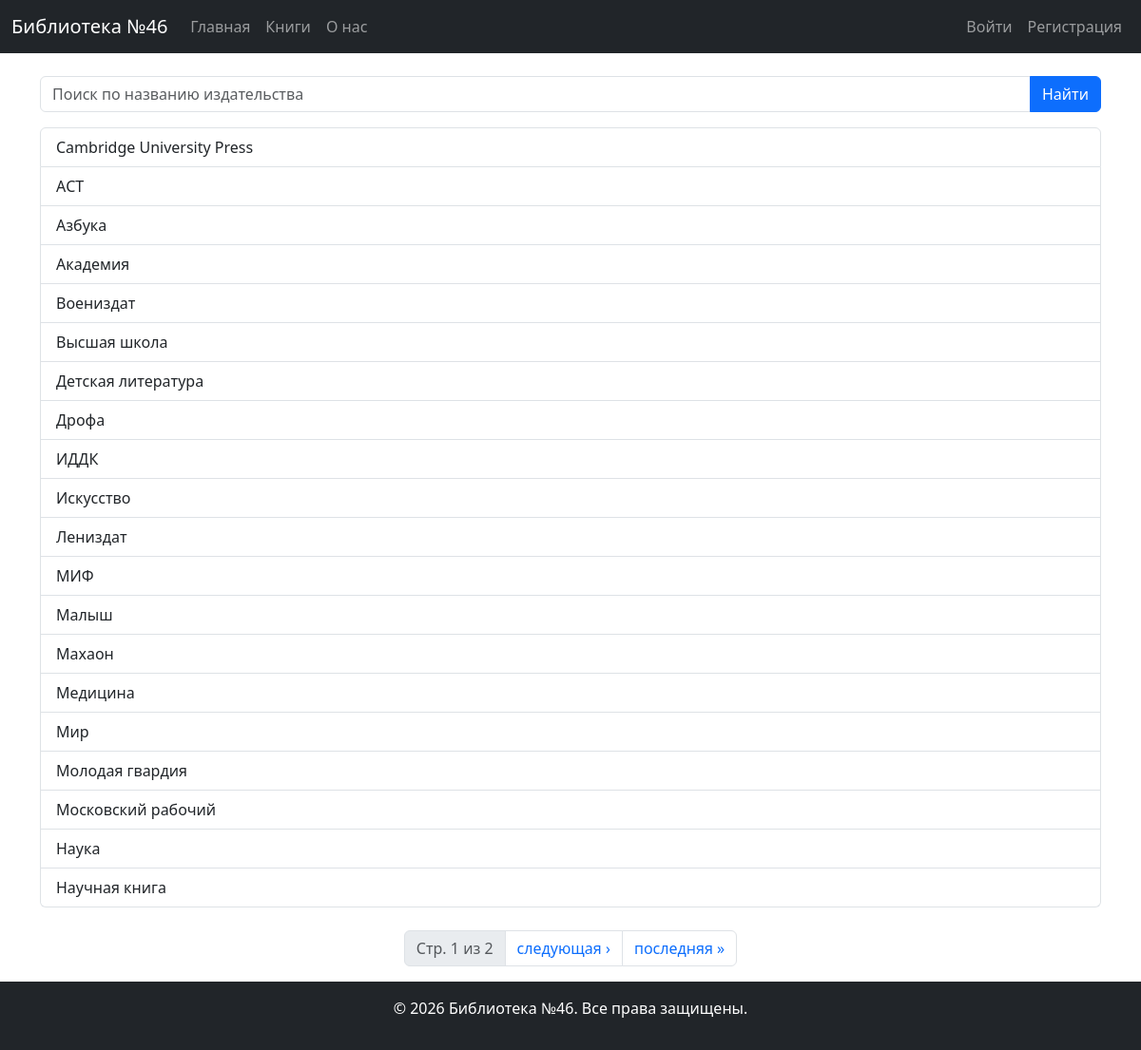
The app's page /publishers/, older data.
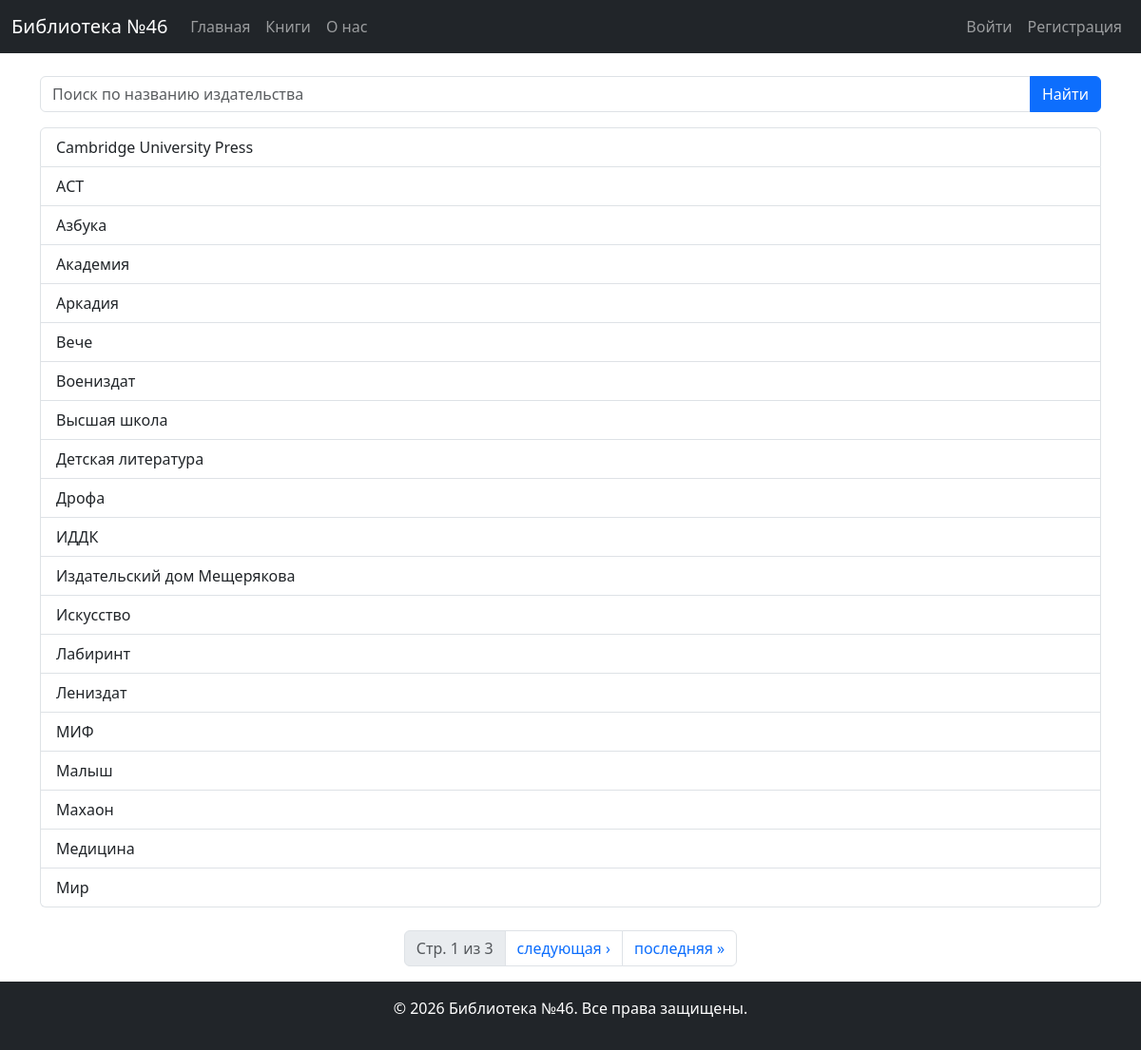
The same page, newer data.
### lib_app/models.py (models this page shows, shortened)
class Publisher(models.Model):
    name = models.CharField(
        'Название издательства',
        max_length=64,
        unique=True
    )
    class Meta:
        verbose_name = 'Издательство'
        verbose_name_plural = 'Издательства'
        ordering = ['name']

### lib_app/views.py (the view)
# urls.py: path('publishers/', PublisherListView.as_view(), name='publisher_list'),
class PublisherListView(ListView):
    model = Publisher
    template_name = 'lib_app/publisher_list.html'
    context_object_name = 'publishers'   # вместо object_list
    paginate_by = 20                     # выводим по 20 позиций
    def get_queryset(self):
        queryset = Publisher.objects.all().order_by('name')
        query = self.request.GET.get('q', '').strip()
        if query:
            queryset = queryset.filter(name__icontains=query)
        return queryset
    def get_context_data(self, **kwargs):
        context = super().get_context_data(**kwargs)
        query = self.request.GET.get('q', '').strip()
        context['title'] = 'Список издательств'
        context['search_query'] = query  # чтобы отобразить запрос в форме
        return context

### lib_app/templates/lib_app/publisher_list.html (shortened to what this page needs)
{% extends "base.html" %}
{% block content %}
    <form method="get" class="mb-3">
        <div class="input-group">
            <input type="search"
                   name="q"
                   value="{{ search_query|default:'' }}"
                   placeholder="Поиск по названию издательства"
                   class="form-control">
            <button type="submit" class="btn btn-primary">Найти</button>
        </div>
    </form>
    {% if publishers %}
        <ul class="list-group">
            {% for publisher in publishers %}
                <li class="list-group-item d-flex justify-content-between align-items-center">
                    <div>
                        {{ publisher.name }}
                    </div>
                </li>
            {% endfor %}
        </ul>
    {% else %}
        <p>Издательства не найдены.</p>
    {% endif %}
    {% if is_paginated %}
        <nav aria-label="Пагинация" class="mt-4">
            <ul class="pagination justify-content-center">
                <li class="page-item disabled">
                    <span class="page-link">Стр. {{ page_obj.number }} из {{ page_obj.paginator.num_pages }}</span>
                </li>
                {% if page_obj.has_next %}
                    <li class="page-item">
                        <a class="page-link" href="?q={{ search_query|urlencode }}&page={{ page_obj.next_page_number }}">следующая ›</a>
                    </li>
                    <li class="page-item">
                        <a class="page-link" href="?q={{ search_query|urlencode }}&page={{ page_obj.paginator.num_pages }}">последняя &raquo;</a>
                    </li>
                {% endif %}
            </ul>
        </nav>
    {% endif %}
{% endblock %}

Row changes from the older to the newer data that the page shows:
no longer on this page (row unchanged): Publisher: name "Молодая гвардия"
no longer on this page (row unchanged): Publisher: name "Московский рабочий"
no longer on this page (row unchanged): Publisher: name "Наука"
no longer on this page (row unchanged): Publisher: name "Научная книга"
added Publisher: name "Аркадия"
added Publisher: name "Вече"
added Publisher: name "Издательский дом Мещерякова"
added Publisher: name "Лабиринт"
Text that changed along with them:
{{ page_obj.paginator.num_pages }}: "2" → "3"
